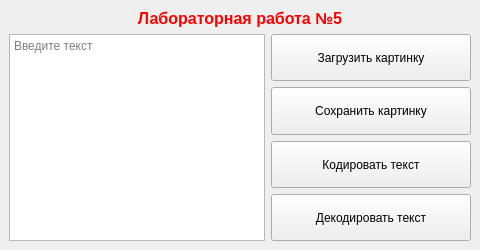
<?xml version="1.0" encoding="UTF-8"?>
<ui version="4.0">
 <class>MainWindow</class>
 <widget class="QMainWindow" name="MainWindow">
  <property name="geometry">
   <rect>
    <x>0</x>
    <y>0</y>
    <width>480</width>
    <height>250</height>
   </rect>
  </property>
  <property name="minimumSize">
   <size>
    <width>480</width>
    <height>250</height>
   </size>
  </property>
  <property name="maximumSize">
   <size>
    <width>480</width>
    <height>250</height>
   </size>
  </property>
  <property name="windowTitle">
   <string>MainWindow</string>
  </property>
  <widget class="QWidget" name="centralwidget">
   <layout class="QFormLayout" name="formLayout">
    <item row="2" column="0">
     <widget class="QPlainTextEdit" name="plainTextEdit">
      <property name="placeholderText">
       <string>Введите текст</string>
      </property>
     </widget>
    </item>
    <item row="2" column="1">
     <layout class="QVBoxLayout" name="verticalLayout_2">
      <property name="leftMargin">
       <number>0</number>
      </property>
      <property name="topMargin">
       <number>0</number>
      </property>
      <item>
       <widget class="QPushButton" name="LoadButton">
        <property name="sizePolicy">
         <sizepolicy hsizetype="Minimum" vsizetype="Expanding">
          <horstretch>0</horstretch>
          <verstretch>0</verstretch>
         </sizepolicy>
        </property>
        <property name="text">
         <string>Загрузить картинку</string>
        </property>
       </widget>
      </item>
      <item>
       <widget class="QPushButton" name="SaveButton">
        <property name="sizePolicy">
         <sizepolicy hsizetype="Minimum" vsizetype="Expanding">
          <horstretch>0</horstretch>
          <verstretch>0</verstretch>
         </sizepolicy>
        </property>
        <property name="text">
         <string>Сохранить картинку</string>
        </property>
       </widget>
      </item>
      <item>
       <widget class="QPushButton" name="EncodeButton">
        <property name="sizePolicy">
         <sizepolicy hsizetype="Minimum" vsizetype="Expanding">
          <horstretch>0</horstretch>
          <verstretch>0</verstretch>
         </sizepolicy>
        </property>
        <property name="text">
         <string>Кодировать текст</string>
        </property>
       </widget>
      </item>
      <item>
       <widget class="QPushButton" name="DecodeButton">
        <property name="sizePolicy">
         <sizepolicy hsizetype="Minimum" vsizetype="Expanding">
          <horstretch>0</horstretch>
          <verstretch>0</verstretch>
         </sizepolicy>
        </property>
        <property name="text">
         <string>Декодировать текст</string>
        </property>
       </widget>
      </item>
     </layout>
    </item>
    <item row="1" column="0" colspan="2">
     <widget class="QLabel" name="label">
      <property name="text">
       <string>&lt;html&gt;&lt;head/&gt;&lt;body&gt;&lt;p align=&quot;center&quot;&gt;&lt;span style=&quot; font-size:12pt; font-weight:600; color:#ff0000;&quot;&gt;Лабораторная работа №5&lt;/span&gt;&lt;/p&gt;&lt;/body&gt;&lt;/html&gt;</string>
      </property>
     </widget>
    </item>
   </layout>
  </widget>
 </widget>
 <resources/>
 <connections/>
</ui>
